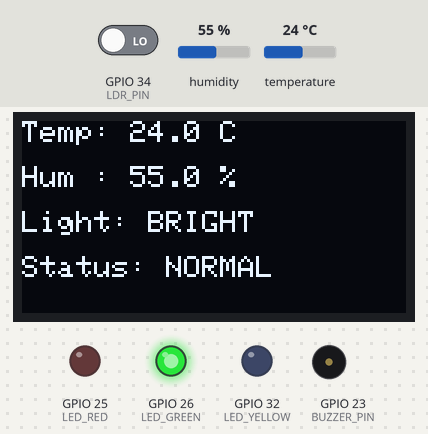
Bench run of a program on a simulated ESP32. Parts: 128×64 one-colour display, output pins drawn as LEDs (lit = HIGH), buzzer (waves = sounding). The test bench sets the inputs (shaded band); at power-on: humidity 55 %, temperature 24 °C, GPIO 34 (LDR_PIN) LOW. WiFi joins after 1.5 s; servers stay silent unless stated; no MQTT or app messages arrive unless stated; what the program prints to the serial monitor is not drawn.

Above: at 4.7 s.
4.8 s: humidity set to 73 %
At 6.9 s:
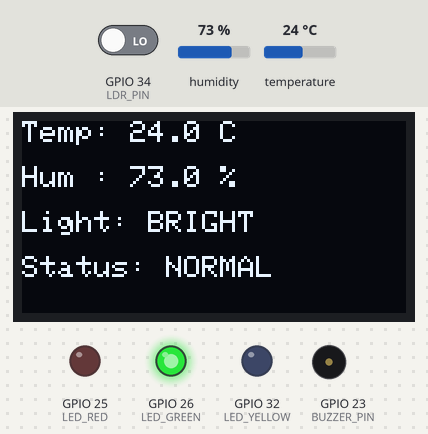
7.5 s: humidity set to 77 %
At 8.6 s:
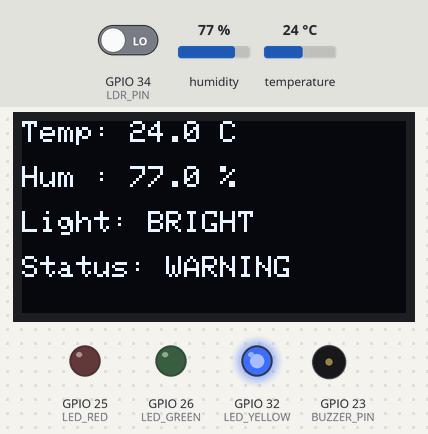
10.2 s: temperature set to 30 °C
At 13.0 s:
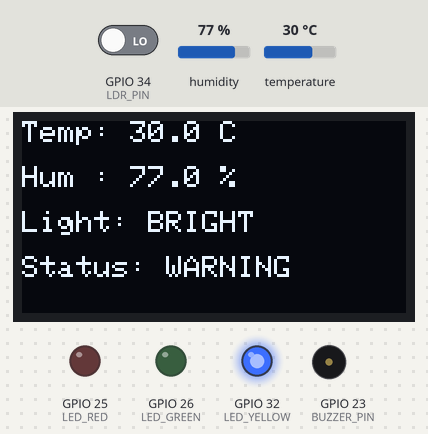
13.4 s: temperature set to 33 °C
At 14.7 s:
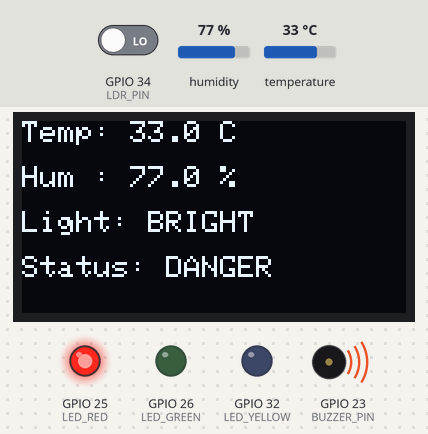
16.1 s: GPIO 34 (LDR_PIN) driven HIGH
At 19.1 s:
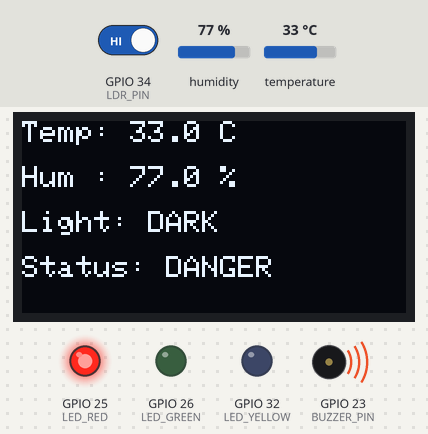
19.6 s: temperature set to 12 °C
At 20.8 s:
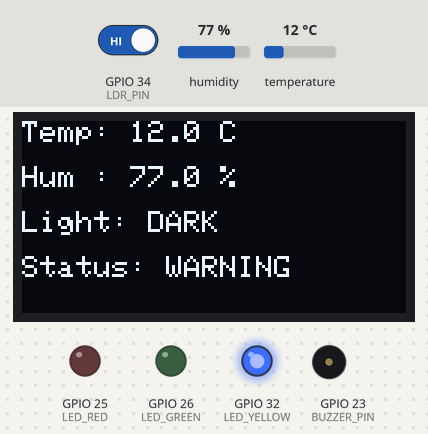
Timing chart, 0 to 22.6 s (numbered marks = the images above; inputs shaded):
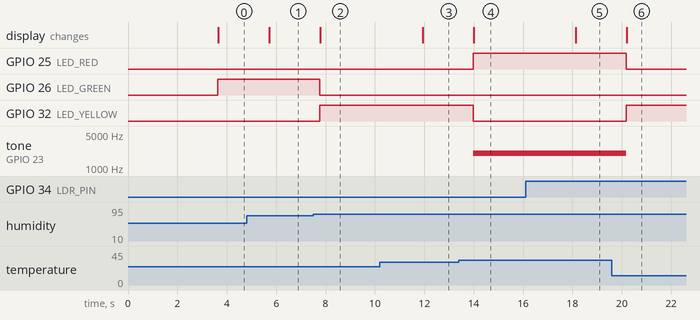

Measured:
- the behaviour switches between 75 and 76 % on humidity (found by bisection; images 1 and 2)
- the behaviour switches between 31 and 32 °C on temperature (found by bisection; images 3 and 4)
- after the input at 4.8 s, the display: changes after 0.93 s (image 1)
- after the input at 7.5 s, GPIO 26 (LED_GREEN): HIGH → LOW after 0.27 s; GPIO 32 (LED_YELLOW): LOW → HIGH after 0.27 s; the display: changes after 0.29 s (image 2)
- after the input at 10.2 s, the display: changes after 1.7 s (image 3)
- after the input at 13.4 s, GPIO 25 (LED_RED): LOW → HIGH after 0.57 s; GPIO 32 (LED_YELLOW): HIGH → LOW after 0.57 s; tone on GPIO 23 (BUZZER_PIN): silent → 2000 Hz after 0.57 s; the display: changes after 0.60 s (image 4)
- after the input at 16.1 s, the display: changes after 2.0 s (image 5)
- after the input at 19.6 s, GPIO 25 (LED_RED): HIGH → LOW after 0.58 s; GPIO 32 (LED_YELLOW): LOW → HIGH after 0.58 s; tone on GPIO 23 (BUZZER_PIN): 2000 Hz → silent after 0.58 s; the display: changes after 0.60 s (image 6)

The program:

main.cpp
```cpp
#include <Wire.h>
#include <WiFi.h>
#include <PubSubClient.h>
#include <Adafruit_GFX.h>
#include <Adafruit_SSD1306.h>
#include "DHT.h"

#include "config.h"

// =========================
// WIFI CONFIGURATION
// =========================

const char* WIFI_SSID = WIFI_SSID_VALUE;
const char* WIFI_PASSWORD = WIFI_PASSWORD_VALUE;

// =========================
// MQTT CONFIGURATION
// =========================

const char* MQTT_SERVER = "test.mosquitto.org";
const int MQTT_PORT = 1883;

// Phải giống topic đang mở bằng mosquitto_sub
const char* MQTT_TOPIC = "iot/esp32/weather/giang0811/data";

// =========================
// PIN CONFIGURATION
// =========================

// DHT11
#define DHT_PIN 27
#define DHT_TYPE DHT11

// LDR
#define LDR_PIN 34

// 3 LED
#define LED_RED    25
#define LED_GREEN  26
#define LED_YELLOW 32

// Buzzer
#define BUZZER_PIN 23

// OLED
#define SCREEN_WIDTH 128
#define SCREEN_HEIGHT 64

#define OLED_SDA 21
#define OLED_SCL 22
#define OLED_ADDR 0x3C

// =========================
// OBJECTS
// =========================

DHT dht(DHT_PIN, DHT_TYPE);

Adafruit_SSD1306 display(
  SCREEN_WIDTH,
  SCREEN_HEIGHT,
  &Wire,
  -1
);

WiFiClient wifiClient;
PubSubClient mqttClient(wifiClient);

// =========================
// THRESHOLDS
// =========================

const float TEMP_WARNING = 31.3;
const float TEMP_DANGER  = 31.8;

const float HUM_WARNING = 76.0;
const float HUM_DANGER  = 85.0;

// =========================
// MQTT TIMER
// =========================

unsigned long lastPublish = 0;
const unsigned long PUBLISH_INTERVAL = 2000;

// =========================
// LED CONTROL
// =========================

void allLEDOff() {
  digitalWrite(LED_RED, LOW);
  digitalWrite(LED_GREEN, LOW);
  digitalWrite(LED_YELLOW, LOW);
}

void ledGreen() {
  allLEDOff();
  digitalWrite(LED_GREEN, HIGH);
}

void ledYellow() {
  allLEDOff();
  digitalWrite(LED_YELLOW, HIGH);
}

void ledRed() {
  allLEDOff();
  digitalWrite(LED_RED, HIGH);
}

// =========================
// BUZZER
// =========================

void buzzerOn() {
  tone(BUZZER_PIN, 2000);
}

void buzzerOff() {
  noTone(BUZZER_PIN);
}

// =========================
// OLED
// =========================

void showOLED(
  float temperature,
  float humidity,
  bool isDark,
  String status
) {
  display.clearDisplay();

  display.setTextColor(SSD1306_WHITE);
  display.setTextSize(1);

  display.setCursor(0, 0);
  display.print("Temp: ");
  display.print(temperature, 1);
  display.println(" C");

  display.setCursor(0, 15);
  display.print("Hum : ");
  display.print(humidity, 1);
  display.println(" %");

  display.setCursor(0, 30);
  display.print("Light: ");

  if (isDark) {
    display.println("DARK");
  } else {
    display.println("BRIGHT");
  }

  display.setCursor(0, 45);
  display.print("Status: ");
  display.println(status);

  display.display();
}

// =========================
// WIFI
// =========================

void connectWiFi() {
  if (WiFi.status() == WL_CONNECTED) {
    return;
  }

  Serial.print("Connecting to Wi-Fi");

  WiFi.mode(WIFI_STA);
  WiFi.begin(WIFI_SSID, WIFI_PASSWORD);

  while (WiFi.status() != WL_CONNECTED) {
    delay(500);
    Serial.print(".");
  }

  Serial.println();
  Serial.println("Wi-Fi connected");

  Serial.print("IP address: ");
  Serial.println(WiFi.localIP());
}

// =========================
// MQTT
// =========================

void connectMQTT() {
  while (!mqttClient.connected()) {
    Serial.print("Connecting to MQTT... ");

    String clientId = "ESP32-Weather-";
    clientId += String(
      (uint32_t)(ESP.getEfuseMac() & 0xFFFFFFFF),
      HEX
    );

    if (mqttClient.connect(clientId.c_str())) {
      Serial.println("connected");
    } else {
      Serial.print("failed, state = ");
      Serial.println(mqttClient.state());

      delay(3000);
    }
  }
}

void publishMQTT(
  float temperature,
  float humidity,
  bool isDark,
  String status
) {
  if (!mqttClient.connected()) {
    return;
  }

  char payload[200];

  snprintf(
    payload,
    sizeof(payload),
    "{\"temperature\":%.1f,\"humidity\":%.1f,\"light\":\"%s\",\"status\":\"%s\"}",
    temperature,
    humidity,
    isDark ? "DARK" : "BRIGHT",
    status.c_str()
  );

  bool success = mqttClient.publish(MQTT_TOPIC, payload);

  Serial.print("MQTT topic: ");
  Serial.println(MQTT_TOPIC);

  Serial.print("MQTT payload: ");
  Serial.println(payload);

  if (success) {
    Serial.println("MQTT publish success");
  } else {
    Serial.println("MQTT publish failed");
  }
}

// =========================
// SETUP
// =========================

void setup() {
  Serial.begin(115200);

  // DHT11
  dht.begin();

  // 3 LED
  pinMode(LED_RED, OUTPUT);
  pinMode(LED_GREEN, OUTPUT);
  pinMode(LED_YELLOW, OUTPUT);

  allLEDOff();

  // Buzzer
  pinMode(BUZZER_PIN, OUTPUT);
  buzzerOff();

  // LDR
  pinMode(LDR_PIN, INPUT);

  // OLED
  Wire.begin(OLED_SDA, OLED_SCL);

  if (!display.begin(
        SSD1306_SWITCHCAPVCC,
        OLED_ADDR
      )) {
    Serial.println("OLED ERROR!");

    while (true) {
      delay(100);
    }
  }

  // Starting screen
  display.clearDisplay();
  display.setTextColor(SSD1306_WHITE);
  display.setTextSize(1);

  display.setCursor(10, 20);
  display.println("WEATHER STATION");

  display.setCursor(20, 40);
  display.println("Starting...");

  display.display();

  // Wi-Fi và MQTT
  connectWiFi();

  mqttClient.setServer(MQTT_SERVER, MQTT_PORT);
  mqttClient.setBufferSize(256);

  delay(2000);
}

// =========================
// LOOP
// =========================

void loop() {
  // =========================
  // WIFI AND MQTT CONNECTION
  // =========================

  if (WiFi.status() != WL_CONNECTED) {
    connectWiFi();
  }

  if (!mqttClient.connected()) {
    connectMQTT();
  }

  mqttClient.loop();

  // =========================
  // READ DHT11
  // =========================

  float temperature = dht.readTemperature();
  float humidity = dht.readHumidity();

  // =========================
  // CHECK DHT11
  // =========================

  if (isnan(temperature) || isnan(humidity)) {
    Serial.println("DHT11 ERROR!");

    allLEDOff();
    buzzerOff();

    display.clearDisplay();
    display.setTextSize(1);
    display.setTextColor(SSD1306_WHITE);

    display.setCursor(20, 25);
    display.println("DHT11 ERROR");

    display.display();

    delay(2000);
    return;
  }

  // =========================
  // READ LDR
  // =========================

  int lightState = digitalRead(LDR_PIN);

  // Giữ nguyên logic trong code bạn gửi:
  // HIGH = DARK
  // LOW  = BRIGHT
  bool isDark = (lightState == HIGH);

  // =========================
  // DETERMINE STATUS
  // =========================

  String status;

  if (
    temperature >= TEMP_DANGER ||
    humidity >= HUM_DANGER
  ) {
    status = "DANGER";

    ledRed();
    buzzerOn();
  }
  else if (
    temperature >= TEMP_WARNING ||
    humidity >= HUM_WARNING
  ) {
    status = "WARNING";

    ledYellow();
    buzzerOff();
  }
  else {
    status = "NORMAL";

    ledGreen();
    buzzerOff();
  }

  // =========================
  // OLED
  // =========================

  showOLED(
    temperature,
    humidity,
    isDark,
    status
  );

  // =========================
  // SERIAL MONITOR
  // =========================

  Serial.println("============================");

  Serial.print("Temperature: ");
  Serial.print(temperature);
  Serial.println(" C");

  Serial.print("Humidity: ");
  Serial.print(humidity);
  Serial.println(" %");

  Serial.print("Light: ");
  Serial.println(isDark ? "DARK" : "BRIGHT");

  Serial.print("Status: ");
  Serial.println(status);

  // =========================
  // MQTT PUBLISH
  // =========================

  if (millis() - lastPublish >= PUBLISH_INTERVAL) {
    lastPublish = millis();

    publishMQTT(
      temperature,
      humidity,
      isDark,
      status
    );
  }

  Serial.println("============================");

  delay(2000);
}
```

config.h
```cpp
#pragma once

#define WIFI_SSID_VALUE     "Vu Tiem"
#define WIFI_PASSWORD_VALUE "0975750765"
```
